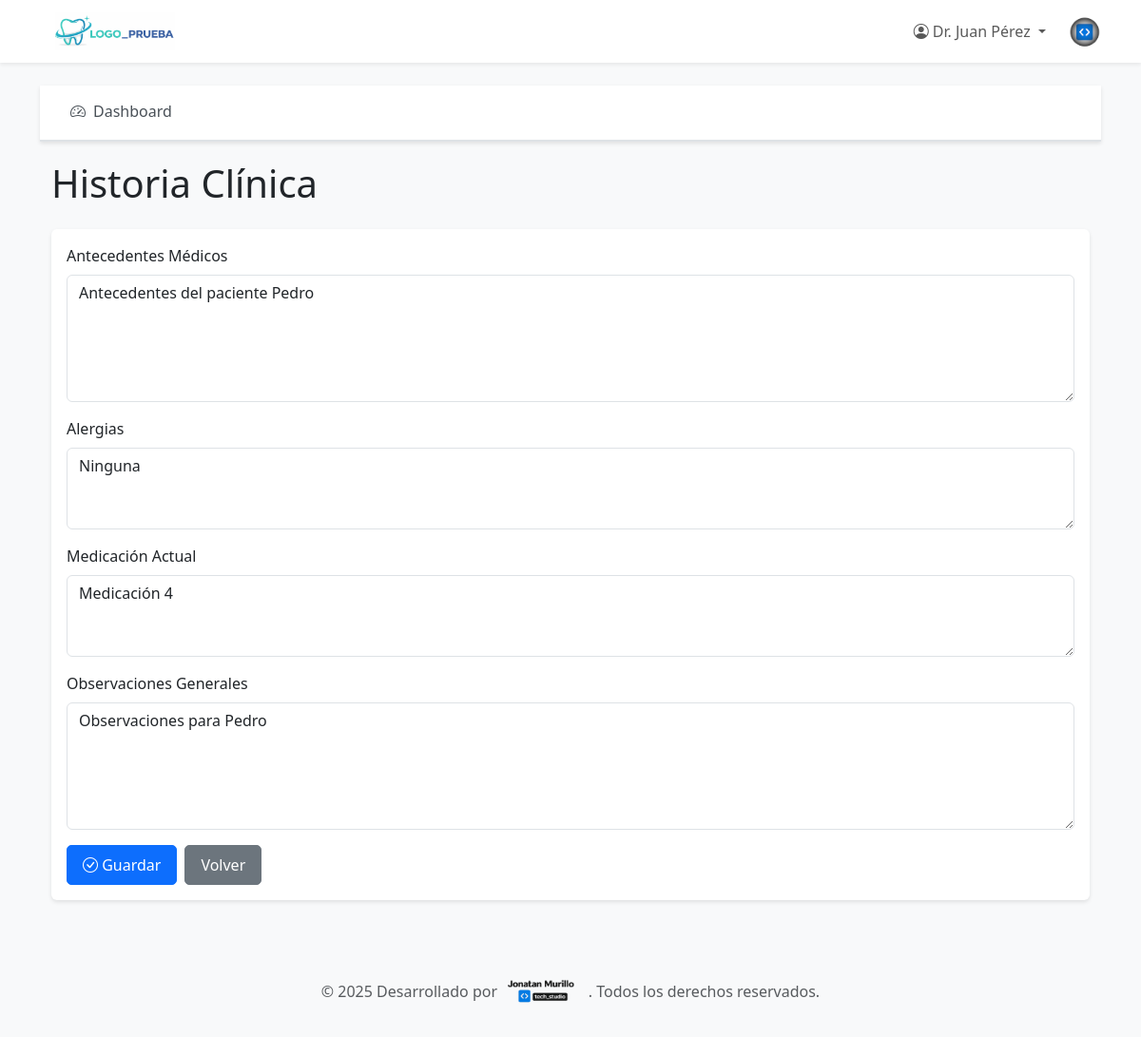
The app's page /panel/pacientes/1/historia-clinica (signed in) with its own data.
### app/models.py (models this page shows, shortened)
class User(UserMixin, db.Model):
    __tablename__ = 'users'
    id = db.Column(db.Integer, primary_key=True)
    nombre = db.Column(db.String(100), nullable=False)
    email = db.Column(db.String(120), unique=True, nullable=False, index=True)
    password_hash = db.Column(db.String(255), nullable=False)
    rol = db.Column(db.String(50), nullable=False)  # admin, recepcionista, dentista, auxiliar, comercial
    activo = db.Column(db.Boolean, default=True, nullable=False)
    fecha_creacion = db.Column(db.DateTime, default=datetime.utcnow)
    appointments_as_dentist = db.relationship('Appointment', foreign_keys='Appointment.dentist_id', backref='dentist', lazy='dynamic')
    treatment_plans = db.relationship('TreatmentPlan', backref='dentist_user', lazy='dynamic')
    def is_admin(self):
        return self.rol == 'admin'
    def is_dentist(self):
        return self.rol == 'dentist'
    def is_recepcionista(self):
        return self.rol == 'recepcionista'

class ClinicalRecord(db.Model):
    __tablename__ = 'clinical_records'
    id = db.Column(db.Integer, primary_key=True)
    patient_id = db.Column(db.Integer, db.ForeignKey('patients.id'), nullable=False, index=True)
    fecha_creacion = db.Column(db.DateTime, default=datetime.utcnow, nullable=False)
    antecedentes_medicos = db.Column(db.Text)
    alergias = db.Column(db.Text)
    medicacion = db.Column(db.Text)
    observaciones_generales = db.Column(db.Text)

### app/routes_panel.py (the view, shortened to what this page needs)
@bp.route('/pacientes/<int:patient_id>/historia-clinica', methods=['GET', 'POST'])
@login_required
@role_required('admin', 'recepcionista', 'dentista')
def clinical_record_edit(patient_id):
    paciente = Patient.query.get_or_404(patient_id)
    clinical_record = paciente.clinical_records.first()
    if not clinical_record:
        clinical_record = ClinicalRecord(patient_id=patient_id)
        db.session.add(clinical_record)
        db.session.commit()
    return render_template('panel/pacientes/clinical_record.html', paciente=paciente, clinical_record=clinical_record)

### app/models.py (called while the page is built)
    def nombre_completo(self):
        return f"{self.nombre} {self.apellidos}"

    @classmethod
    def get_settings(cls):
        settings = cls.query.first()
        if not settings:
            settings = cls(nombre_clinica='Clínica Dental')
            db.session.add(settings)
            db.session.commit()
        return settings

### app/routes_auth.py (called while the page is built)
def role_required(*roles):
    def decorator(f):
        @wraps(f)
        @login_required
        def decorated_function(*args, **kwargs):
            if current_user.rol not in roles:
                flash('No tienes permisos para acceder a esta página.', 'error')
                return redirect(url_for('panel.dashboard'))
            return f(*args, **kwargs)
        return decorated_function
    return decorator

### templates/panel/pacientes/clinical_record.html (shortened to what this page needs)
{% extends "panel/base.html" %}
{% block panel_content %}
<h1 class="mb-4">Historia Clínica</h1>
<div class="card">
    <div class="card-body">
        <form method="POST">
            <div class="mb-3">
                <label for="antecedentes_medicos" class="form-label">Antecedentes Médicos</label>
                <textarea class="form-control" id="antecedentes_medicos" name="antecedentes_medicos" rows="5">{{ clinical_record.antecedentes_medicos or '' }}</textarea>
            </div>
            <div class="mb-3">
                <label for="alergias" class="form-label">Alergias</label>
                <textarea class="form-control" id="alergias" name="alergias" rows="3">{{ clinical_record.alergias or '' }}</textarea>
            </div>
            <div class="mb-3">
                <label for="medicacion" class="form-label">Medicación Actual</label>
                <textarea class="form-control" id="medicacion" name="medicacion" rows="3">{{ clinical_record.medicacion or '' }}</textarea>
            </div>
            <div class="mb-3">
                <label for="observaciones_generales" class="form-label">Observaciones Generales</label>
                <textarea class="form-control" id="observaciones_generales" name="observaciones_generales" rows="5">{{ clinical_record.observaciones_generales or '' }}</textarea>
            </div>
            <div class="d-flex gap-2">
                <button type="submit" class="btn btn-primary">
                    <i class="bi bi-check-circle"></i> Guardar
                </button>
                <a href="{{ url_for('panel.paciente_detail', patient_id=paciente.id) }}" class="btn btn-secondary">Volver</a>
            </div>
        </form>
    </div>
</div>
{% endblock %}

### templates/base.html (shortened to what this page needs)
<!DOCTYPE html>
<html lang="es">
<head>
    <link href="https://cdn.jsdelivr.net/npm/bootstrap@5.3.0/dist/css/bootstrap.min.css" rel="stylesheet">
    <link rel="stylesheet" href="https://cdn.jsdelivr.net/npm/bootstrap-icons@1.11.0/font/bootstrap-icons.css">
    <link rel="stylesheet" href="{{ url_for('static', filename='css/style.css') }}">
</head>
<body>
    <nav class="navbar navbar-expand-lg navbar-light bg-white shadow-sm">
        <div class="container">
            <a class="navbar-brand d-flex align-items-center" href="{{ url_for('public.index') }}">
                <img src="{{ url_for('static', filename='logo.png') }}" alt="Clínica Dental" height="40" class="me-2">
            </a>
            <div class="collapse navbar-collapse" id="navbarNav">
                <ul class="navbar-nav ms-auto align-items-center">
                    {% if current_user.is_authenticated %}
                        {% if current_user.__class__.__name__ == 'User' %}
                            <li class="nav-item dropdown">
                                <a class="nav-link dropdown-toggle" href="#" id="navbarDropdown" role="button" data-bs-toggle="dropdown">
                                    <i class="bi bi-person-circle"></i> {{ current_user.nombre }}
                                </a>
                            </li>
                            <li class="nav-item d-flex align-items-center ms-3">
                                <img src="{{ url_for('static', filename='logo_jm.png') }}"
                                     alt="JM"
                                     height="35"
                                     class="logo-ayuda"
                                     style="cursor: pointer;"
                                     data-bs-target="#modalAyuda"
                                     title="¿Necesitas ayuda?"
                                     onclick="var modal = new bootstrap.Modal(document.getElementById('modalAyuda')); modal.show();">
                            </li>
                        {% endif %}
                    {% endif %}
                </ul>
            </div>
        </div>
    </nav>
    <main class="{% block main_class %}container my-4{% endblock %}">
        {% block content %}{% endblock %}
    </main>
    <footer class="bg-light mt-5 py-4">
        <div class="container text-center">
            <p class="mb-0 text-muted d-flex align-items-center justify-content-center gap-2 flex-wrap">
                &copy; 2025 Desarrollado por
                <img src="{{ url_for('static', filename='logo_pie.png') }}" alt="Desarrollado por" height="40" class="align-middle" style="margin-top: 8px;">
                . Todos los derechos reservados.
            </p>
        </div>
    </footer>
</body>
</html>

### static/css/style.css (style rules this page uses)
:root { --primary-color: #0d6efd; --secondary-color: #6c757d; --success-color: #198754; --danger-color: #dc3545; --warning-color: #ffc107; --light-bg: #f8f9fa; }
body { font-family: 'Segoe UI', Tahoma, Geneva, Verdana, sans-serif; background-color: var(--light-bg); }
.navbar-brand { font-weight: bold; font-size: 1.5rem; }
.card { border: none; box-shadow: 0 2px 4px rgba(0,0,0,0.1); margin-bottom: 20px; }
.btn { border-radius: 5px; padding: 8px 16px; }
.btn-primary { background-color: var(--primary-color); border-color: var(--primary-color); }
footer { margin-top: auto; }

### records on screen
User: nombre "Dr. Juan Pérez"
ClinicalRecord: antecedentes_medicos "Antecedentes del paciente Pedro", alergias "Ninguna", medicacion "Medicación 4", observaciones_generales "Observaciones para Pedro"
